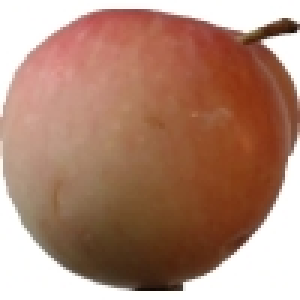
#> input picture dataset/Apple 10 Honeycrisp/r0_147_100.jpg, 100 x 100 px (shown 3 times larger)
$ python -i clasificar_imagen.py   (imports and definitions only)
#> lines starting #> are read from the running program, lines starting #| are printed output that depends on the picture; after the words box and inside, x2 and y2 are one past the last pixel; in counts of white or black regions, pixels touching at a corner belong together
#> further down, picture is the input picture: shape (100, 100, 3); mean B, G, R 116.4, 135.1, 174.8
### funciones_auxiliares.py
"""
Funciones auxiliares para extracción de características
Sistema de Clasificación de Manzanas - OpenCV
"""

import cv2
import numpy as np

# ============================================================
# DESCRIPTORES HOG (Histogram of Oriented Gradients)
# ============================================================
def calcular_hog(img_gray):
    """
    Calcula descriptores HOG de una imagen en escala de grises.
    HOG es útil para capturar información de forma y textura.

    Parámetros:
    - img_gray: Imagen en escala de grises

    Retorna:
    - Vector de características HOG normalizado
    """
    # Redimensionar si es necesario para HOG
    img_resized = cv2.resize(img_gray, (64, 64))

    # Configuración de HOG
    win_size = (64, 64)
    block_size = (16, 16)
    block_stride = (8, 8)
    cell_size = (8, 8)
    nbins = 9

    # Crear descriptor HOG
    hog = cv2.HOGDescriptor(win_size, block_size, block_stride, cell_size, nbins)

    # Calcular descriptores
    hog_features = hog.compute(img_resized)

    # Normalizar
    hog_features = hog_features.flatten()
    hog_features = hog_features / (np.linalg.norm(hog_features) + 1e-7)

    return hog_features

# ============================================================
# CARACTERÍSTICAS GEOMÉTRICAS
# ============================================================
def extraer_caracteristicas_geometricas(mask):
    """
    Extrae características geométricas de un objeto segmentado:
    - Área
    - Perímetro
    - Circularidad
    Parámetros:
    - mask: Máscara binaria del objeto

    Retorna:
    - Vector de características geométricas
    """
    caracteristicas = []

    # Encontrar contornos
    contours, _ = cv2.findContours(mask, cv2.RETR_EXTERNAL, cv2.CHAIN_APPROX_SIMPLE)

    if len(contours) == 0:
        # Si no hay contornos, devolver vector de ceros
        return np.zeros(14)

    # Tomar el contorno más grande (asumiendo que es la fruta)
    contour = max(contours, key=cv2.contourArea)

    # 1. ÁREA
    area = cv2.contourArea(contour)
    caracteristicas.append(area)

    # 2. PERÍMETRO
    perimeter = cv2.arcLength(contour, True)
    caracteristicas.append(perimeter)

    # 3. CIRCULARIDAD (4π*área/perímetro²)
    if perimeter > 0:
        circularity = (4 * np.pi * area) / (perimeter ** 2)
    else:
        circularity = 0
    caracteristicas.append(circularity)

    return np.array(caracteristicas)

### clasificar_imagen.py
"""
Script para clasificar nuevas imágenes de manzanas
usando el modelo entrenado
"""

import cv2
import numpy as np
import pickle
import sys
import matplotlib.pyplot as plt
from funciones_auxiliares import *

# ============================================================
# CONFIGURACIÓN
# ============================================================
MODEL_PATH = 'modelo_manzanas.pkl'
SCALER_PATH = 'scaler.pkl'

# ============================================================
# CARGAR MODELO
# ============================================================
# [14 lines left out: function cargar_modelo, not called in this run]

# ============================================================
# PREPROCESAMIENTO (igual que en main.py)
# ============================================================
def preprocesar_imagen(img):
    """Preprocesa la imagen"""
    img_suavizada = cv2.GaussianBlur(img, (5, 5), 1.5)
    lab = cv2.cvtColor(img_suavizada, cv2.COLOR_BGR2LAB)
#> lab: shape (100, 100, 3); mean of channels 0, 1, 2 150.9, 142.2, 145.6
    l, a, b = cv2.split(lab)
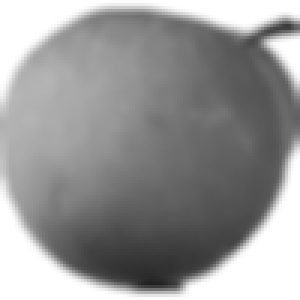
#> l: shape (100, 100) (shown 3 times larger); min 33, max 255, mean 150.9
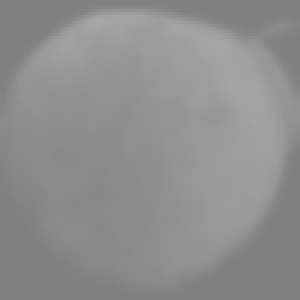
#> a: shape (100, 100) (shown 3 times larger); min 127, max 166, mean 142.2
    clahe = cv2.createCLAHE(clipLimit=3.0, tileGridSize=(8,8))
    l = clahe.apply(l)
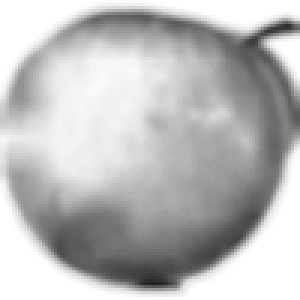
#> l: shape (100, 100) (shown 3 times larger); min 33, max 255, mean 187.5
    lab = cv2.merge([l, a, b])
#> lab: shape (100, 100, 3); mean of channels 0, 1, 2 187.5, 142.2, 145.6
    img_mejorada = cv2.cvtColor(lab, cv2.COLOR_LAB2BGR)
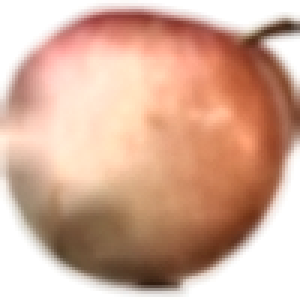
#> img_mejorada: shape (100, 100, 3) (shown 3 times larger); mean B, G, R 151.9, 172.2, 212.2
    return img_mejorada

def segmentar_fruta(img):
    """Segmenta la fruta del fondo"""
    hsv = cv2.cvtColor(img, cv2.COLOR_BGR2HSV)
#> hsv: shape (100, 100, 3); mean H, S, V 9.2, 81.1, 212.2
    lower_bound = np.array([0, 30, 30])
    upper_bound = np.array([180, 255, 255])
    mask = cv2.inRange(hsv, lower_bound, upper_bound)
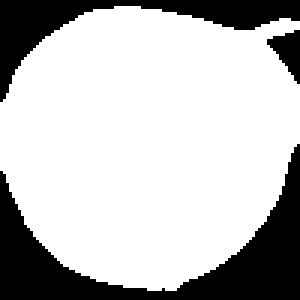
#> mask: shape (100, 100) (shown 3 times larger); 74.9% white; 3 black regions, box (x1, y1, x2, y2) and area: (0, 48, 100, 100) 1563, (0, 0, 100, 34) 838, (89, 10, 100, 28) 106
    kernel = cv2.getStructuringElement(cv2.MORPH_ELLIPSE, (5, 5))
    mask = cv2.morphologyEx(mask, cv2.MORPH_CLOSE, kernel, iterations=2)
#> mask: shape (100, 100); 77% white; 5 black regions, box (x1, y1, x2, y2) and area: (57, 56, 100, 100) 810, (0, 64, 45, 100) 662, (0, 0, 32, 27) 430, (55, 0, 100, 10) 322, (92, 10, 100, 24) 81
    mask = cv2.morphologyEx(mask, cv2.MORPH_OPEN, kernel, iterations=1)
#> mask: shape (100, 100); 76.9% white; 4 black regions
    img_segmentada = cv2.bitwise_and(img, img, mask=mask)
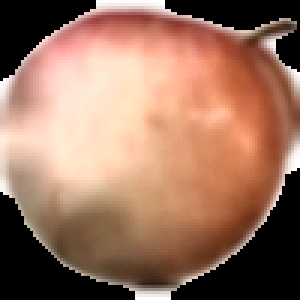
#> img_segmentada: shape (100, 100, 3) (shown 3 times larger); mean B, G, R 94.7, 114.8, 154.4
    return img_segmentada, mask

def extraer_caracteristicas(img):
    """Extrae características de la imagen"""
    img_prep = preprocesar_imagen(img)
    img_seg, mask = segmentar_fruta(img_prep)

    hsv = cv2.cvtColor(img_seg, cv2.COLOR_BGR2HSV)
#> hsv: shape (100, 100, 3); mean H, S, V 8.2, 80.5, 154.4
    hist_h = cv2.calcHist([hsv], [0], mask, [32], [0, 180])
#> hist_h = 32 values, max 3806 at index 1, min 0 at index 4, mean 240.4
    hist_h = cv2.normalize(hist_h, hist_h).flatten()
#> hist_h = 32 values, max 0.782 at index 1, min 0 at index 4, mean 0.0494
    hist_s = cv2.calcHist([hsv], [1], mask, [32], [0, 256])
#> hist_s = 32 values, max 651 at index 14, min 0 at index 26, mean 240.4
    hist_s = cv2.normalize(hist_s, hist_s).flatten()
#> hist_s = 32 values, max 0.366 at index 14, min 0 at index 26, mean 0.135
    hist_v = cv2.calcHist([hsv], [2], mask, [32], [0, 256])
#> hist_v = 32 values, max 2034 at index 31, min 0 at index 0, mean 240.4
    hist_v = cv2.normalize(hist_v, hist_v).flatten()
#> hist_v = 32 values, max 0.837 at index 31, min 0 at index 0, mean 0.0989

    gray = cv2.cvtColor(img_seg, cv2.COLOR_BGR2GRAY)
    hog_features = calcular_hog(gray)
#> in calcular_hog, `img_resized = cv2.resize(img_gray, (64, 64))`:
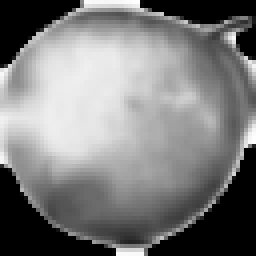
#> img_resized: shape (64, 64) (shown 4 times larger); min 0, max 255, mean 124.2
#> in calcular_hog, `hog_features = hog.compute(img_resized)`: hog_features = 1764 values, max 0.517 at index 1729, min 0 at index 7, mean 0.124
#> in calcular_hog, `hog_features = hog_features / (np.linalg.norm(hog_features) + 1e-7)`: hog_features = 1764 values, max 0.074 at index 1729, min 0 at index 7, mean 0.0177
    caracteristicas_geo = extraer_caracteristicas_geometricas(mask)
#> in extraer_caracteristicas_geometricas, `contours, _ = cv2.findContours(mask, cv2.RETR_EXTERNAL, cv2.CHAIN_APPR..`: contours = 1 contour; box (x1, y1, x2, y2) and area: (0, 0, 100, 100) 7535
#> in extraer_caracteristicas_geometricas, `contour = max(contours, key=cv2.contourArea)`: contour = contour of 143 points, box (x1, y1, x2, y2) (0, 0, 100, 100), area 7535
#> in extraer_caracteristicas_geometricas, `area = cv2.contourArea(contour)`: area = 7535
#> in extraer_caracteristicas_geometricas, `perimeter = cv2.arcLength(contour, True)`: perimeter = 355.9
#> in extraer_caracteristicas_geometricas, `circularity = (4 * np.pi * area) / (perimeter ** 2)`: circularity = 0.748
#> caracteristicas_geo = [7535, 355.9, 0.748]

    caracteristicas = np.concatenate([hist_h, hist_s, hist_v, hog_features, caracteristicas_geo])
#> caracteristicas = 1863 values, max 7535 at index 1860, min 0 at index 4, mean 4.26
    return caracteristicas, img_seg, mask

# ============================================================
# CLASIFICACIÓN
# ============================================================
# [170 lines left out: functions clasificar_imagen, visualizar_resultado, clasificar_carpeta, main, not called in this run]

# [2 lines not run here, left out]

>>> import cv2
>>> picture = cv2.imread('dataset/Apple 10 Honeycrisp/r0_147_100.jpg')
>>> result = extraer_caracteristicas(picture)

$ run again, on dataset/Apple 10 Honeycrisp/r1_127_100.jpg
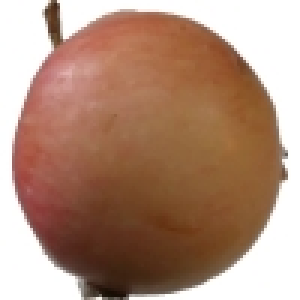
#> input picture dataset/Apple 10 Honeycrisp/r1_127_100.jpg, 100 x 100 px (shown 3 times larger)
#> picture is the input picture: shape (100, 100, 3); mean B, G, R 122.7, 142.1, 176.5
#> in segmentar_fruta, `mask = cv2.inRange(hsv, lower_bound, upper_bound)`:
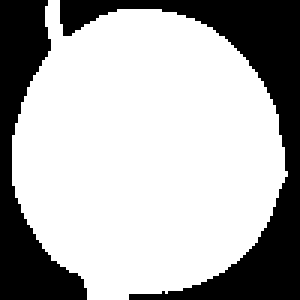
#> mask: shape (100, 100) (shown 3 times larger); 69.1% white; 2 black regions, box (x1, y1, x2, y2) and area: (20, 0, 100, 100) 1899, (0, 0, 29, 100) 1187
#> in extraer_caracteristicas, `hist_h = cv2.calcHist([hsv], [0], mask, [32], [0, 180])`: hist_h = 32 values, max 3658 at index 2, min 0 at index 4, mean 221.2
#> in extraer_caracteristicas, `hist_h = cv2.normalize(hist_h, hist_h).flatten()`: hist_h = 32 values, max 0.802 at index 2, min 0 at index 4, mean 0.0485
#> in extraer_caracteristicas, `hist_s = cv2.calcHist([hsv], [1], mask, [32], [0, 256])`: hist_s = 32 values, max 960 at index 14, min 0 at index 25, mean 221.2
#> in extraer_caracteristicas, `hist_s = cv2.normalize(hist_s, hist_s).flatten()`: hist_s = 32 values, max 0.483 at index 14, min 0 at index 25, mean 0.111
#> in extraer_caracteristicas, `hist_v = cv2.calcHist([hsv], [2], mask, [32], [0, 256])`: hist_v = 32 values, max 1662 at index 31, min 0 at index 0, mean 221.2
#> in extraer_caracteristicas, `hist_v = cv2.normalize(hist_v, hist_v).flatten()`: hist_v = 32 values, max 0.791 at index 31, min 0 at index 0, mean 0.105
#> in calcular_hog, `img_resized = cv2.resize(img_gray, (64, 64))`:
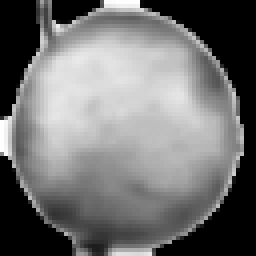
#> img_resized: shape (64, 64) (shown 4 times larger); min 0, max 255, mean 114
#> in calcular_hog, `hog_features = hog.compute(img_resized)`: hog_features = 1764 values, max 0.575 at index 1527, min 0 at index 147, mean 0.123
#> in calcular_hog, `hog_features = hog_features / (np.linalg.norm(hog_features) + 1e-7)`: hog_features = 1764 values, max 0.0823 at index 1527, min 0 at index 147, mean 0.0176
#> contours = 1 contour; box (x1, y1, x2, y2) and area: (0, 0, 95, 100) 6926
#> contour = contour of 157 points, box (x1, y1, x2, y2) (0, 0, 95, 100), area 6926
#> area = 6926.5
#> perimeter = 346.5
#> circularity = 0.725
#> caracteristicas_geo = [6926.5, 346.5, 0.725]
#> caracteristicas = 1863 values, max 6926.5 at index 1860, min 0 at index 4, mean 3.93

$ run again, on dataset/Apple 10 Honeycrisp/r1_291_100.jpg
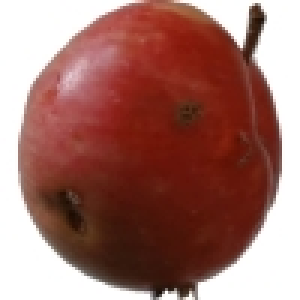
#> input picture dataset/Apple 10 Honeycrisp/r1_291_100.jpg, 100 x 100 px (shown 3 times larger)
#> picture is the input picture: shape (100, 100, 3); mean B, G, R 106.4, 113.9, 160.8
#> in segmentar_fruta, `mask = cv2.inRange(hsv, lower_bound, upper_bound)`:
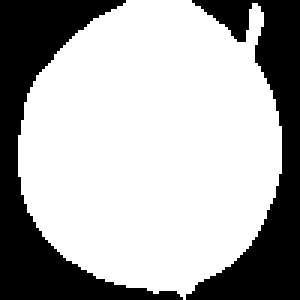
#> mask: shape (100, 100) (shown 3 times larger); 67.7% white; 2 black regions, box (x1, y1, x2, y2) and area: (0, 0, 61, 100) 1745, (62, 0, 100, 100) 1486
#> in extraer_caracteristicas, `hist_h = cv2.calcHist([hsv], [0], mask, [32], [0, 180])`: hist_h = 32 values, max 4478 at index 0, min 0 at index 4, mean 213.8
#> in extraer_caracteristicas, `hist_h = cv2.normalize(hist_h, hist_h).flatten()`: hist_h = 32 values, max 0.909 at index 0, min 0 at index 4, mean 0.0434
#> in extraer_caracteristicas, `hist_s = cv2.calcHist([hsv], [1], mask, [32], [0, 256])`: hist_s = 32 values, max 1144 at index 21, min 0 at index 29, mean 213.8
#> in extraer_caracteristicas, `hist_s = cv2.normalize(hist_s, hist_s).flatten()`: hist_s = 32 values, max 0.586 at index 21, min 0 at index 29, mean 0.11
#> in extraer_caracteristicas, `hist_v = cv2.calcHist([hsv], [2], mask, [32], [0, 256])`: hist_v = 32 values, max 628 at index 21, min 0 at index 0, mean 213.8
#> in extraer_caracteristicas, `hist_v = cv2.normalize(hist_v, hist_v).flatten()`: hist_v = 32 values, max 0.398 at index 21, min 0 at index 0, mean 0.136
#> in calcular_hog, `img_resized = cv2.resize(img_gray, (64, 64))`:
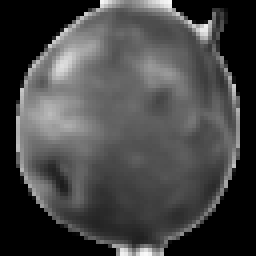
#> img_resized: shape (64, 64) (shown 4 times larger); min 0, max 249, mean 68.9
#> in calcular_hog, `hog_features = hog.compute(img_resized)`: hog_features = 1764 values, max 0.52 at index 28, min 0 at index 2, mean 0.132
#> in calcular_hog, `hog_features = hog_features / (np.linalg.norm(hog_features) + 1e-7)`: hog_features = 1764 values, max 0.0744 at index 28, min 0 at index 2, mean 0.0189
#> contours = 1 contour; box (x1, y1, x2, y2) and area: (6, 0, 94, 100) 6698
#> contour = contour of 137 points, box (x1, y1, x2, y2) (6, 0, 94, 100), area 6698
#> area = 6698.5
#> perimeter = 330.5
#> circularity = 0.771
#> caracteristicas_geo = [6698.5, 330.5, 0.771]
#> caracteristicas = 1863 values, max 6698.5 at index 1860, min 0 at index 4, mean 3.8

$ run again, on dataset/Apple 10 Honeycrisp/r1_47_100.jpg
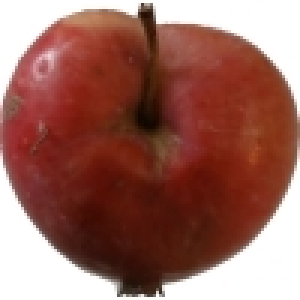
#> input picture dataset/Apple 10 Honeycrisp/r1_47_100.jpg, 100 x 100 px (shown 3 times larger)
#> picture is the input picture: shape (100, 100, 3); mean B, G, R 94.3, 104, 154.4
#> in extraer_caracteristicas, `hist_h = cv2.calcHist([hsv], [0], mask, [32], [0, 180])`: hist_h = 32 values, max 3683 at index 0, min 0 at index 4, mean 234
#> in extraer_caracteristicas, `hist_h = cv2.normalize(hist_h, hist_h).flatten()`: hist_h = 32 values, max 0.722 at index 0, min 0 at index 4, mean 0.0459
#> in extraer_caracteristicas, `hist_s = cv2.calcHist([hsv], [1], mask, [32], [0, 256])`: hist_s = 32 values, max 1273 at index 20, min 2 at index 28, mean 234
#> in extraer_caracteristicas, `hist_s = cv2.normalize(hist_s, hist_s).flatten()`: hist_s = 32 values, max 0.57 at index 20, min 0.000896 at index 28, mean 0.105
#> in extraer_caracteristicas, `hist_v = cv2.calcHist([hsv], [2], mask, [32], [0, 256])`: hist_v = 32 values, max 584 at index 23, min 0 at index 0, mean 234
#> in extraer_caracteristicas, `hist_v = cv2.normalize(hist_v, hist_v).flatten()`: hist_v = 32 values, max 0.346 at index 23, min 0 at index 0, mean 0.139
#> in calcular_hog, `img_resized = cv2.resize(img_gray, (64, 64))`:
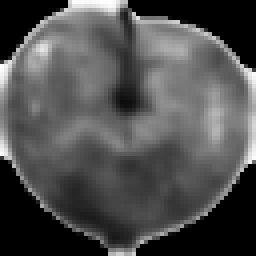
#> img_resized: shape (64, 64) (shown 4 times larger); min 0, max 255, mean 78.7
#> in calcular_hog, `hog_features = hog.compute(img_resized)`: hog_features = 1764 values, max 0.487 at index 1729, min 0 at index 217, mean 0.133
#> in calcular_hog, `hog_features = hog_features / (np.linalg.norm(hog_features) + 1e-7)`: hog_features = 1764 values, max 0.0696 at index 1729, min 0 at index 217, mean 0.0191
#> contours = 1 contour; box (x1, y1, x2, y2) and area: (0, 0, 100, 100) 7342
#> contour = contour of 127 points, box (x1, y1, x2, y2) (0, 0, 100, 100), area 7342
#> area = 7342.5
#> perimeter = 334.5
#> circularity = 0.825
#> caracteristicas_geo = [7342.5, 334.5, 0.825]
#> caracteristicas = 1863 values, max 7342.5 at index 1860, min 0 at index 4, mean 4.14
